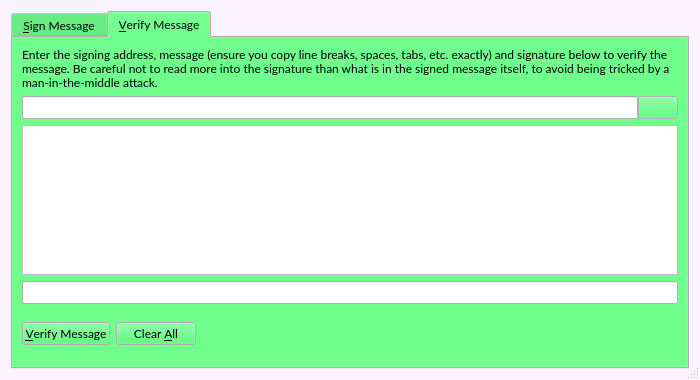
<?xml version="1.0" encoding="UTF-8"?>
<ui version="4.0">
 <class>SignVerifyMessageDialog</class>
 <widget class="QDialog" name="SignVerifyMessageDialog">
  <property name="windowModality">
   <enum>Qt::ApplicationModal</enum>
  </property>
  <property name="geometry">
   <rect>
    <x>0</x>
    <y>0</y>
    <width>700</width>
    <height>380</height>
   </rect>
  </property>
  <property name="palette">
   <palette>
    <active>
     <colorrole role="WindowText">
      <brush brushstyle="SolidPattern">
       <color alpha="255">
        <red>0</red>
        <green>0</green>
        <blue>0</blue>
       </color>
      </brush>
     </colorrole>
     <colorrole role="Button">
      <brush brushstyle="SolidPattern">
       <color alpha="255">
        <red>41</red>
        <green>255</green>
        <blue>84</blue>
       </color>
      </brush>
     </colorrole>
     <colorrole role="Light">
      <brush brushstyle="SolidPattern">
       <color alpha="255">
        <red>169</red>
        <green>255</green>
        <blue>186</blue>
       </color>
      </brush>
     </colorrole>
     <colorrole role="Midlight">
      <brush brushstyle="SolidPattern">
       <color alpha="255">
        <red>105</red>
        <green>255</green>
        <blue>135</blue>
       </color>
      </brush>
     </colorrole>
     <colorrole role="Dark">
      <brush brushstyle="SolidPattern">
       <color alpha="255">
        <red>20</red>
        <green>127</green>
        <blue>42</blue>
       </color>
      </brush>
     </colorrole>
     <colorrole role="Mid">
      <brush brushstyle="SolidPattern">
       <color alpha="255">
        <red>27</red>
        <green>170</green>
        <blue>56</blue>
       </color>
      </brush>
     </colorrole>
     <colorrole role="Text">
      <brush brushstyle="SolidPattern">
       <color alpha="255">
        <red>0</red>
        <green>0</green>
        <blue>0</blue>
       </color>
      </brush>
     </colorrole>
     <colorrole role="BrightText">
      <brush brushstyle="SolidPattern">
       <color alpha="255">
        <red>255</red>
        <green>255</green>
        <blue>255</blue>
       </color>
      </brush>
     </colorrole>
     <colorrole role="ButtonText">
      <brush brushstyle="SolidPattern">
       <color alpha="255">
        <red>0</red>
        <green>0</green>
        <blue>0</blue>
       </color>
      </brush>
     </colorrole>
     <colorrole role="Base">
      <brush brushstyle="SolidPattern">
       <color alpha="255">
        <red>255</red>
        <green>255</green>
        <blue>255</blue>
       </color>
      </brush>
     </colorrole>
     <colorrole role="Window">
      <brush brushstyle="SolidPattern">
       <color alpha="255">
        <red>251</red>
        <green>242</green>
        <blue>255</blue>
       </color>
      </brush>
     </colorrole>
     <colorrole role="Shadow">
      <brush brushstyle="SolidPattern">
       <color alpha="255">
        <red>0</red>
        <green>0</green>
        <blue>0</blue>
       </color>
      </brush>
     </colorrole>
     <colorrole role="AlternateBase">
      <brush brushstyle="SolidPattern">
       <color alpha="255">
        <red>148</red>
        <green>255</green>
        <blue>169</blue>
       </color>
      </brush>
     </colorrole>
     <colorrole role="ToolTipBase">
      <brush brushstyle="SolidPattern">
       <color alpha="255">
        <red>255</red>
        <green>255</green>
        <blue>220</blue>
       </color>
      </brush>
     </colorrole>
     <colorrole role="ToolTipText">
      <brush brushstyle="SolidPattern">
       <color alpha="255">
        <red>0</red>
        <green>0</green>
        <blue>0</blue>
       </color>
      </brush>
     </colorrole>
     <colorrole role="PlaceholderText">
      <brush brushstyle="SolidPattern">
       <color alpha="128">
        <red>0</red>
        <green>0</green>
        <blue>0</blue>
       </color>
      </brush>
     </colorrole>
    </active>
    <inactive>
     <colorrole role="WindowText">
      <brush brushstyle="SolidPattern">
       <color alpha="255">
        <red>0</red>
        <green>0</green>
        <blue>0</blue>
       </color>
      </brush>
     </colorrole>
     <colorrole role="Button">
      <brush brushstyle="SolidPattern">
       <color alpha="255">
        <red>41</red>
        <green>255</green>
        <blue>84</blue>
       </color>
      </brush>
     </colorrole>
     <colorrole role="Light">
      <brush brushstyle="SolidPattern">
       <color alpha="255">
        <red>169</red>
        <green>255</green>
        <blue>186</blue>
       </color>
      </brush>
     </colorrole>
     <colorrole role="Midlight">
      <brush brushstyle="SolidPattern">
       <color alpha="255">
        <red>105</red>
        <green>255</green>
        <blue>135</blue>
       </color>
      </brush>
     </colorrole>
     <colorrole role="Dark">
      <brush brushstyle="SolidPattern">
       <color alpha="255">
        <red>20</red>
        <green>127</green>
        <blue>42</blue>
       </color>
      </brush>
     </colorrole>
     <colorrole role="Mid">
      <brush brushstyle="SolidPattern">
       <color alpha="255">
        <red>27</red>
        <green>170</green>
        <blue>56</blue>
       </color>
      </brush>
     </colorrole>
     <colorrole role="Text">
      <brush brushstyle="SolidPattern">
       <color alpha="255">
        <red>0</red>
        <green>0</green>
        <blue>0</blue>
       </color>
      </brush>
     </colorrole>
     <colorrole role="BrightText">
      <brush brushstyle="SolidPattern">
       <color alpha="255">
        <red>255</red>
        <green>255</green>
        <blue>255</blue>
       </color>
      </brush>
     </colorrole>
     <colorrole role="ButtonText">
      <brush brushstyle="SolidPattern">
       <color alpha="255">
        <red>0</red>
        <green>0</green>
        <blue>0</blue>
       </color>
      </brush>
     </colorrole>
     <colorrole role="Base">
      <brush brushstyle="SolidPattern">
       <color alpha="255">
        <red>255</red>
        <green>255</green>
        <blue>255</blue>
       </color>
      </brush>
     </colorrole>
     <colorrole role="Window">
      <brush brushstyle="SolidPattern">
       <color alpha="255">
        <red>251</red>
        <green>242</green>
        <blue>255</blue>
       </color>
      </brush>
     </colorrole>
     <colorrole role="Shadow">
      <brush brushstyle="SolidPattern">
       <color alpha="255">
        <red>0</red>
        <green>0</green>
        <blue>0</blue>
       </color>
      </brush>
     </colorrole>
     <colorrole role="AlternateBase">
      <brush brushstyle="SolidPattern">
       <color alpha="255">
        <red>148</red>
        <green>255</green>
        <blue>169</blue>
       </color>
      </brush>
     </colorrole>
     <colorrole role="ToolTipBase">
      <brush brushstyle="SolidPattern">
       <color alpha="255">
        <red>255</red>
        <green>255</green>
        <blue>220</blue>
       </color>
      </brush>
     </colorrole>
     <colorrole role="ToolTipText">
      <brush brushstyle="SolidPattern">
       <color alpha="255">
        <red>0</red>
        <green>0</green>
        <blue>0</blue>
       </color>
      </brush>
     </colorrole>
     <colorrole role="PlaceholderText">
      <brush brushstyle="SolidPattern">
       <color alpha="128">
        <red>0</red>
        <green>0</green>
        <blue>0</blue>
       </color>
      </brush>
     </colorrole>
    </inactive>
    <disabled>
     <colorrole role="WindowText">
      <brush brushstyle="SolidPattern">
       <color alpha="255">
        <red>20</red>
        <green>127</green>
        <blue>42</blue>
       </color>
      </brush>
     </colorrole>
     <colorrole role="Button">
      <brush brushstyle="SolidPattern">
       <color alpha="255">
        <red>41</red>
        <green>255</green>
        <blue>84</blue>
       </color>
      </brush>
     </colorrole>
     <colorrole role="Light">
      <brush brushstyle="SolidPattern">
       <color alpha="255">
        <red>169</red>
        <green>255</green>
        <blue>186</blue>
       </color>
      </brush>
     </colorrole>
     <colorrole role="Midlight">
      <brush brushstyle="SolidPattern">
       <color alpha="255">
        <red>105</red>
        <green>255</green>
        <blue>135</blue>
       </color>
      </brush>
     </colorrole>
     <colorrole role="Dark">
      <brush brushstyle="SolidPattern">
       <color alpha="255">
        <red>20</red>
        <green>127</green>
        <blue>42</blue>
       </color>
      </brush>
     </colorrole>
     <colorrole role="Mid">
      <brush brushstyle="SolidPattern">
       <color alpha="255">
        <red>27</red>
        <green>170</green>
        <blue>56</blue>
       </color>
      </brush>
     </colorrole>
     <colorrole role="Text">
      <brush brushstyle="SolidPattern">
       <color alpha="255">
        <red>20</red>
        <green>127</green>
        <blue>42</blue>
       </color>
      </brush>
     </colorrole>
     <colorrole role="BrightText">
      <brush brushstyle="SolidPattern">
       <color alpha="255">
        <red>255</red>
        <green>255</green>
        <blue>255</blue>
       </color>
      </brush>
     </colorrole>
     <colorrole role="ButtonText">
      <brush brushstyle="SolidPattern">
       <color alpha="255">
        <red>20</red>
        <green>127</green>
        <blue>42</blue>
       </color>
      </brush>
     </colorrole>
     <colorrole role="Base">
      <brush brushstyle="SolidPattern">
       <color alpha="255">
        <red>251</red>
        <green>242</green>
        <blue>255</blue>
       </color>
      </brush>
     </colorrole>
     <colorrole role="Window">
      <brush brushstyle="SolidPattern">
       <color alpha="255">
        <red>251</red>
        <green>242</green>
        <blue>255</blue>
       </color>
      </brush>
     </colorrole>
     <colorrole role="Shadow">
      <brush brushstyle="SolidPattern">
       <color alpha="255">
        <red>0</red>
        <green>0</green>
        <blue>0</blue>
       </color>
      </brush>
     </colorrole>
     <colorrole role="AlternateBase">
      <brush brushstyle="SolidPattern">
       <color alpha="255">
        <red>41</red>
        <green>255</green>
        <blue>84</blue>
       </color>
      </brush>
     </colorrole>
     <colorrole role="ToolTipBase">
      <brush brushstyle="SolidPattern">
       <color alpha="255">
        <red>255</red>
        <green>255</green>
        <blue>220</blue>
       </color>
      </brush>
     </colorrole>
     <colorrole role="ToolTipText">
      <brush brushstyle="SolidPattern">
       <color alpha="255">
        <red>0</red>
        <green>0</green>
        <blue>0</blue>
       </color>
      </brush>
     </colorrole>
     <colorrole role="PlaceholderText">
      <brush brushstyle="SolidPattern">
       <color alpha="128">
        <red>0</red>
        <green>0</green>
        <blue>0</blue>
       </color>
      </brush>
     </colorrole>
    </disabled>
   </palette>
  </property>
  <property name="font">
   <font>
    <family>Lato</family>
   </font>
  </property>
  <property name="windowTitle">
   <string>Signatures - Sign / Verify a Message</string>
  </property>
  <property name="windowIcon">
   <iconset>
    <normaloff>../../../../../@media/favicon.ico</normaloff>../../../../../@media/favicon.ico</iconset>
  </property>
  <property name="autoFillBackground">
   <bool>true</bool>
  </property>
  <property name="styleSheet">
   <string notr="true"/>
  </property>
  <property name="sizeGripEnabled">
   <bool>true</bool>
  </property>
  <property name="modal">
   <bool>true</bool>
  </property>
  <layout class="QVBoxLayout" name="verticalLayout">
   <item>
    <widget class="QTabWidget" name="tabWidget">
     <property name="currentIndex">
      <number>1</number>
     </property>
     <widget class="QWidget" name="tabSignMessage">
      <attribute name="title">
       <string>&amp;Sign Message</string>
      </attribute>
      <layout class="QVBoxLayout" name="verticalLayout_SM">
       <item>
        <widget class="QLabel" name="infoLabel_SM">
         <property name="text">
          <string>You can sign messages with your addresses to prove you own them. Be careful not to sign anything vague, as phishing attacks may try to trick you into signing your identity over to them. Only sign fully-detailed statements you agree to.</string>
         </property>
         <property name="textFormat">
          <enum>Qt::PlainText</enum>
         </property>
         <property name="wordWrap">
          <bool>true</bool>
         </property>
        </widget>
       </item>
       <item>
        <layout class="QHBoxLayout" name="horizontalLayout_1_SM">
         <property name="spacing">
          <number>0</number>
         </property>
         <item>
          <widget class="QValidatedLineEdit" name="addressIn_SM">
           <property name="toolTip">
            <string>The address to sign the message with (e.g. NcLtRAC6SdkZYmt54tXE8rpZbiHdGv2fnk)</string>
           </property>
           <property name="maxLength">
            <number>34</number>
           </property>
          </widget>
         </item>
         <item>
          <widget class="QPushButton" name="addressBookButton_SM">
           <property name="toolTip">
            <string>Choose an address from the address book</string>
           </property>
           <property name="text">
            <string/>
           </property>
           <property name="icon">
            <iconset resource="../bitcoin.qrc">
             <normaloff>:/icons/address-book</normaloff>:/icons/address-book</iconset>
           </property>
           <property name="shortcut">
            <string>Alt+A</string>
           </property>
           <property name="autoDefault">
            <bool>false</bool>
           </property>
          </widget>
         </item>
         <item>
          <widget class="QPushButton" name="pasteButton_SM">
           <property name="toolTip">
            <string>Paste address from clipboard</string>
           </property>
           <property name="text">
            <string/>
           </property>
           <property name="icon">
            <iconset resource="../bitcoin.qrc">
             <normaloff>:/icons/editpaste</normaloff>:/icons/editpaste</iconset>
           </property>
           <property name="shortcut">
            <string>Alt+P</string>
           </property>
           <property name="autoDefault">
            <bool>false</bool>
           </property>
          </widget>
         </item>
        </layout>
       </item>
       <item>
        <widget class="QPlainTextEdit" name="messageIn_SM">
         <property name="toolTip">
          <string>Enter the message you want to sign here</string>
         </property>
        </widget>
       </item>
       <item>
        <layout class="QHBoxLayout" name="horizontalLayout_2_SM">
         <property name="spacing">
          <number>0</number>
         </property>
         <item>
          <widget class="QLineEdit" name="signatureOut_SM">
           <property name="font">
            <font>
             <italic>true</italic>
            </font>
           </property>
           <property name="readOnly">
            <bool>true</bool>
           </property>
          </widget>
         </item>
         <item>
          <widget class="QPushButton" name="copySignatureButton_SM">
           <property name="toolTip">
            <string>Copy the current signature to the system clipboard</string>
           </property>
           <property name="text">
            <string/>
           </property>
           <property name="icon">
            <iconset resource="../bitcoin.qrc">
             <normaloff>:/icons/editcopy</normaloff>:/icons/editcopy</iconset>
           </property>
           <property name="autoDefault">
            <bool>false</bool>
           </property>
          </widget>
         </item>
        </layout>
       </item>
       <item>
        <layout class="QHBoxLayout" name="horizontalLayout_3_SM">
         <item>
          <widget class="QPushButton" name="signMessageButton_SM">
           <property name="toolTip">
            <string>Sign the message to prove you own this Nexbit address</string>
           </property>
           <property name="text">
            <string>&amp;Sign Message</string>
           </property>
           <property name="icon">
            <iconset resource="../bitcoin.qrc">
             <normaloff>:/icons/edit</normaloff>:/icons/edit</iconset>
           </property>
           <property name="autoDefault">
            <bool>false</bool>
           </property>
          </widget>
         </item>
         <item>
          <widget class="QPushButton" name="clearButton_SM">
           <property name="toolTip">
            <string>Reset all sign message fields</string>
           </property>
           <property name="text">
            <string>Clear &amp;All</string>
           </property>
           <property name="icon">
            <iconset resource="../bitcoin.qrc">
             <normaloff>:/icons/remove</normaloff>:/icons/remove</iconset>
           </property>
           <property name="autoDefault">
            <bool>false</bool>
           </property>
          </widget>
         </item>
         <item>
          <spacer name="horizontalSpacer_1_SM">
           <property name="orientation">
            <enum>Qt::Horizontal</enum>
           </property>
           <property name="sizeHint" stdset="0">
            <size>
             <width>40</width>
             <height>48</height>
            </size>
           </property>
          </spacer>
         </item>
         <item>
          <widget class="QLabel" name="statusLabel_SM">
           <property name="font">
            <font>
             <weight>75</weight>
             <bold>true</bold>
            </font>
           </property>
           <property name="text">
            <string/>
           </property>
           <property name="wordWrap">
            <bool>true</bool>
           </property>
          </widget>
         </item>
         <item>
          <spacer name="horizontalSpacer_2_SM">
           <property name="orientation">
            <enum>Qt::Horizontal</enum>
           </property>
           <property name="sizeHint" stdset="0">
            <size>
             <width>40</width>
             <height>48</height>
            </size>
           </property>
          </spacer>
         </item>
        </layout>
       </item>
      </layout>
     </widget>
     <widget class="QWidget" name="tabVerifyMessage">
      <attribute name="title">
       <string>&amp;Verify Message</string>
      </attribute>
      <layout class="QVBoxLayout" name="verticalLayout_VM">
       <item>
        <widget class="QLabel" name="infoLabel_VM">
         <property name="text">
          <string>Enter the signing address, message (ensure you copy line breaks, spaces, tabs, etc. exactly) and signature below to verify the message. Be careful not to read more into the signature than what is in the signed message itself, to avoid being tricked by a man-in-the-middle attack.</string>
         </property>
         <property name="textFormat">
          <enum>Qt::PlainText</enum>
         </property>
         <property name="alignment">
          <set>Qt::AlignLeading|Qt::AlignLeft|Qt::AlignTop</set>
         </property>
         <property name="wordWrap">
          <bool>true</bool>
         </property>
        </widget>
       </item>
       <item>
        <layout class="QHBoxLayout" name="horizontalLayout_1_VM">
         <property name="spacing">
          <number>0</number>
         </property>
         <item>
          <widget class="QValidatedLineEdit" name="addressIn_VM">
           <property name="toolTip">
            <string>The address the message was signed with (e.g. NcLtRAC6SdkZYmt54tXE8rpZbiHdGv2fnk)</string>
           </property>
           <property name="maxLength">
            <number>34</number>
           </property>
          </widget>
         </item>
         <item>
          <widget class="QPushButton" name="addressBookButton_VM">
           <property name="toolTip">
            <string>Choose an address from the address book</string>
           </property>
           <property name="text">
            <string/>
           </property>
           <property name="icon">
            <iconset resource="../bitcoin.qrc">
             <normaloff>:/icons/address-book</normaloff>:/icons/address-book</iconset>
           </property>
           <property name="shortcut">
            <string>Alt+A</string>
           </property>
           <property name="autoDefault">
            <bool>false</bool>
           </property>
          </widget>
         </item>
        </layout>
       </item>
       <item>
        <widget class="QPlainTextEdit" name="messageIn_VM"/>
       </item>
       <item>
        <widget class="QValidatedLineEdit" name="signatureIn_VM"/>
       </item>
       <item>
        <layout class="QHBoxLayout" name="horizontalLayout_2_VM">
         <item>
          <widget class="QPushButton" name="verifyMessageButton_VM">
           <property name="toolTip">
            <string>Verify the message to ensure it was signed with the specified Nexbit address</string>
           </property>
           <property name="text">
            <string>&amp;Verify Message</string>
           </property>
           <property name="icon">
            <iconset resource="../bitcoin.qrc">
             <normaloff>:/icons/transaction_0</normaloff>:/icons/transaction_0</iconset>
           </property>
           <property name="autoDefault">
            <bool>false</bool>
           </property>
          </widget>
         </item>
         <item>
          <widget class="QPushButton" name="clearButton_VM">
           <property name="toolTip">
            <string>Reset all verify message fields</string>
           </property>
           <property name="text">
            <string>Clear &amp;All</string>
           </property>
           <property name="icon">
            <iconset resource="../bitcoin.qrc">
             <normaloff>:/icons/remove</normaloff>:/icons/remove</iconset>
           </property>
           <property name="autoDefault">
            <bool>false</bool>
           </property>
          </widget>
         </item>
         <item>
          <spacer name="horizontalSpacer_1_VM">
           <property name="orientation">
            <enum>Qt::Horizontal</enum>
           </property>
           <property name="sizeHint" stdset="0">
            <size>
             <width>40</width>
             <height>48</height>
            </size>
           </property>
          </spacer>
         </item>
         <item>
          <widget class="QLabel" name="statusLabel_VM">
           <property name="font">
            <font>
             <weight>75</weight>
             <bold>true</bold>
            </font>
           </property>
           <property name="text">
            <string/>
           </property>
           <property name="wordWrap">
            <bool>true</bool>
           </property>
          </widget>
         </item>
         <item>
          <spacer name="horizontalSpacer_2_VM">
           <property name="orientation">
            <enum>Qt::Horizontal</enum>
           </property>
           <property name="sizeHint" stdset="0">
            <size>
             <width>40</width>
             <height>48</height>
            </size>
           </property>
          </spacer>
         </item>
        </layout>
       </item>
      </layout>
     </widget>
    </widget>
   </item>
  </layout>
 </widget>
 <customwidgets>
  <customwidget>
   <class>QValidatedLineEdit</class>
   <extends>QLineEdit</extends>
   <header>qvalidatedlineedit.h</header>
  </customwidget>
 </customwidgets>
 <resources>
  <include location="../bitcoin.qrc"/>
 </resources>
 <connections/>
</ui>
